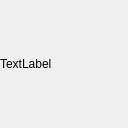
<?xml version="1.0" encoding="UTF-8"?>
<ui version="4.0">
 <class>AutoOffClass</class>
 <widget class="QWidget" name="AutoOffClass">
  <property name="enabled">
   <bool>true</bool>
  </property>
  <property name="geometry">
   <rect>
    <x>0</x>
    <y>0</y>
    <width>128</width>
    <height>128</height>
   </rect>
  </property>
  <property name="windowTitle">
   <string>Form</string>
  </property>
  <widget class="QLabel" name="label">
   <property name="geometry">
    <rect>
     <x>0</x>
     <y>0</y>
     <width>128</width>
     <height>128</height>
    </rect>
   </property>
   <property name="text">
    <string>TextLabel</string>
   </property>
  </widget>
 </widget>
 <resources/>
 <connections/>
</ui>
